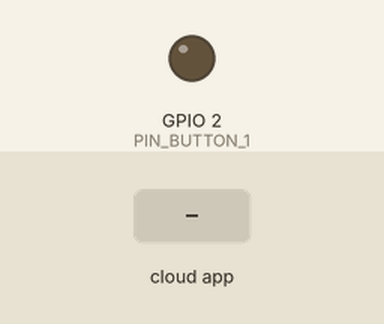
Simulated run of this sketch. Board: ESP32. Shown: output pins drawn as LEDs (lit = HIGH). The test bench sets the inputs (shaded band). The RemoteXY app is connected.

Above: at 1.2 s.
1.3 s: the phone or cloud app sets button_2 to 1
At 1.8 s:
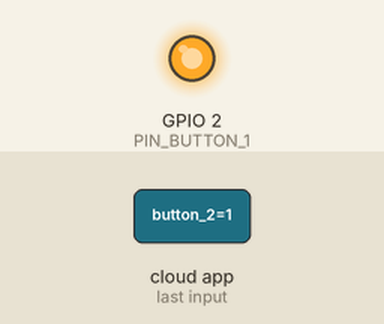
2.8 s: the phone or cloud app sets button_2 to 0
At 3.7 s:
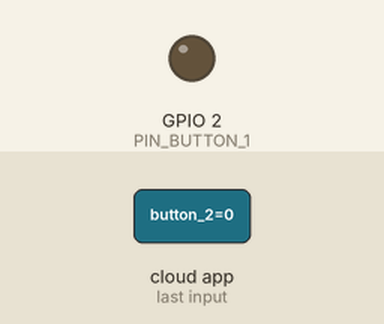
Timing chart, 0 to 5.8 s (numbered marks = the images above; inputs shaded):
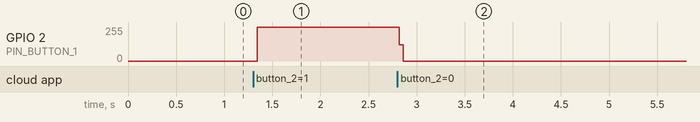

Measured:
- after the input at 1.3 s, GPIO 2 (PIN_BUTTON_1): 0/255 → 254/255 at once
- after the input at 2.8 s, GPIO 2 (PIN_BUTTON_1): 254/255 → 0/255 at once

The sketch:

esp32_control_motor_remotexy.ino
```cpp
//////////////////////////////////////////////
//        RemoteXY include library          //
//////////////////////////////////////////////

// RemoteXY select connection mode and include library
#define REMOTEXY_MODE__ESP32CORE_WIFI_POINT
#include <WiFi.h>

#include <RemoteXY.h>

// RemoteXY connection settings
#define REMOTEXY_WIFI_SSID "RemoteXY"
#define REMOTEXY_WIFI_PASSWORD "12345678"
#define REMOTEXY_SERVER_PORT 6377


// RemoteXY configurate
#pragma pack(push, 1)
uint8_t RemoteXY_CONF[] =   // 56 bytes
  { 255,2,0,0,0,49,0,16,200,1,1,0,14,41,12,12,2,31,0,1,
  0,37,41,12,12,2,31,0,129,0,14,56,12,3,17,77,79,84,79,82,
  49,0,129,0,37,56,12,3,17,77,79,84,79,82,50,0 };

// this structure defines all the variables and events of your control interface
struct {

    // input variables
  uint8_t button_1; // =1 if button pressed, else =0
  uint8_t button_2; // =1 if button pressed, else =0

    // other variable
  uint8_t connect_flag;  // =1 if wire connected, else =0

} RemoteXY;
#pragma pack(pop)

/////////////////////////////////////////////
//           END RemoteXY include          //
/////////////////////////////////////////////

#define PIN_BUTTON_1 2 // change to pin you want to control
#define PIN_BUTTON_2 2 // change to pin you want to control


void setup()
{
  RemoteXY_Init ();

  pinMode (PIN_BUTTON_1, OUTPUT);
  pinMode (PIN_BUTTON_2, OUTPUT);

  // TODO you setup code

}

void loop()
{
  RemoteXY_Handler ();

  digitalWrite(PIN_BUTTON_1, (RemoteXY.button_1==0)?LOW:HIGH);
  digitalWrite(PIN_BUTTON_2, (RemoteXY.button_2==0)?LOW:HIGH);

  // TODO you loop code
  // use the RemoteXY structure for data transfer
  // do not call delay(), use instead RemoteXY_delay()


}
```
